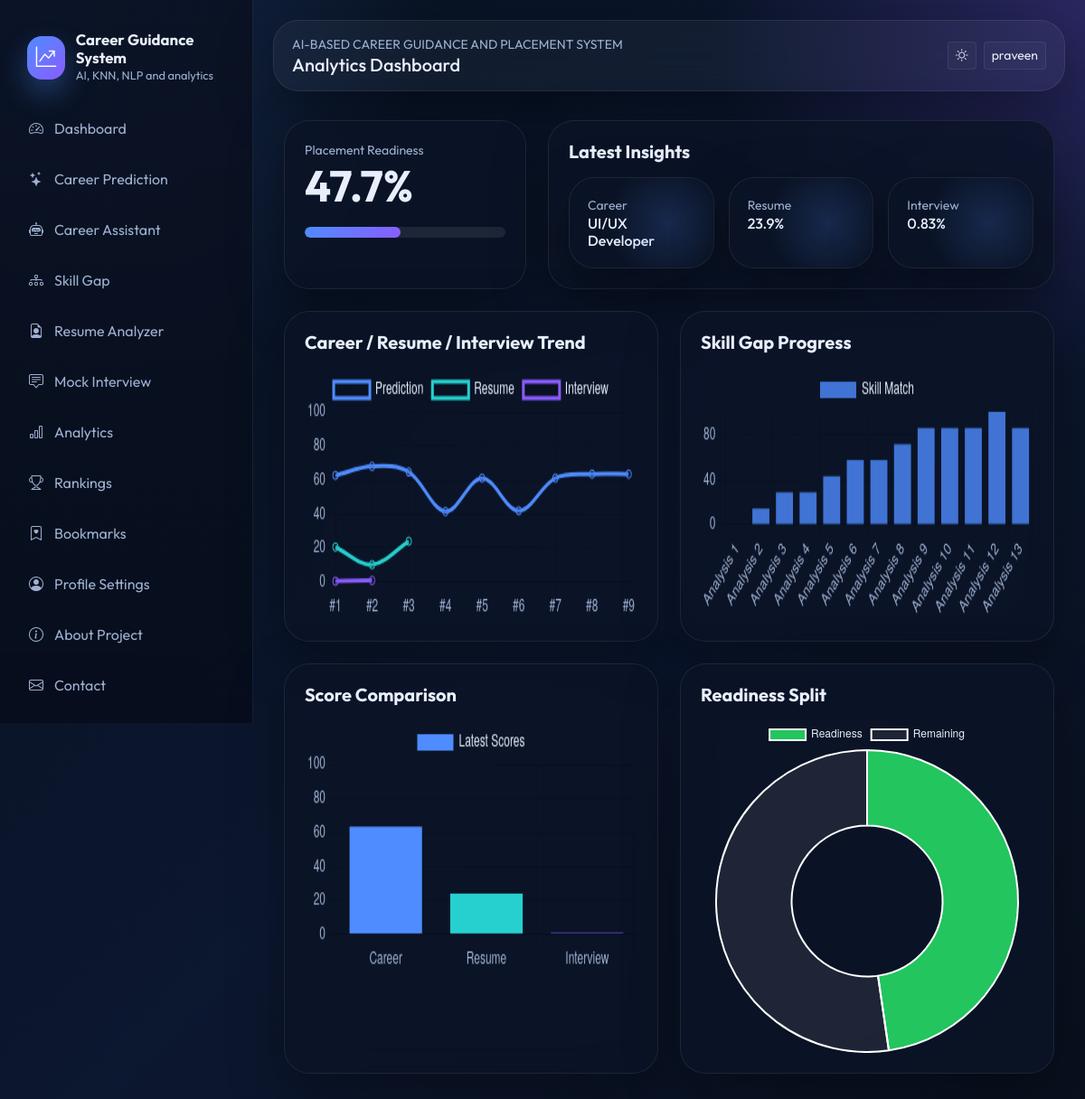
The app's page /analytics (signed in) with its own data.
### models/db_models.py (models this page shows, shortened)
class TimestampMixin:
    created_at = db.Column(db.DateTime, default=datetime.utcnow, nullable=False)
    updated_at = db.Column(db.DateTime, default=datetime.utcnow, onupdate=datetime.utcnow, nullable=False)

class User(UserMixin, TimestampMixin, db.Model):
    __tablename__ = "users"
    id = db.Column(db.Integer, primary_key=True)
    full_name = db.Column(db.String(120), nullable=False)
    email = db.Column(db.String(150), unique=True, nullable=False, index=True)
    password_hash = db.Column(db.String(255), nullable=False)
    role = db.Column(db.String(20), default="student", nullable=False)
    college = db.Column(db.String(150))
    course = db.Column(db.String(120))
    year = db.Column(db.String(20))
    bio = db.Column(db.Text)
    photo = db.Column(db.String(255), default="default-avatar.svg")
    skills_json = db.Column(db.Text)
    is_active = db.Column(db.Boolean, default=True, nullable=False)
    last_login = db.Column(db.DateTime)
    career_predictions = db.relationship("CareerPrediction", backref="user", lazy=True, cascade="all, delete-orphan")
    resumes = db.relationship("Resume", backref="user", lazy=True, cascade="all, delete-orphan")
    interviews = db.relationship("InterviewResult", backref="user", lazy=True, cascade="all, delete-orphan")
    gaps = db.relationship("SkillGapAnalysis", backref="user", lazy=True, cascade="all, delete-orphan")
    bookmarks = db.relationship("CareerBookmark", backref="user", lazy=True, cascade="all, delete-orphan")

class CareerPrediction(TimestampMixin, db.Model):
    __tablename__ = "career_predictions"
    id = db.Column(db.Integer, primary_key=True)
    user_id = db.Column(db.Integer, db.ForeignKey("users.id"), nullable=False)
    input_skills_json = db.Column(db.Text, nullable=False)
    recommended_domain = db.Column(db.String(120), nullable=False)
    top_matches_json = db.Column(db.Text, nullable=False)
    confidence = db.Column(db.Float, default=0)

class Resume(TimestampMixin, db.Model):
    __tablename__ = "resumes"
    id = db.Column(db.Integer, primary_key=True)
    user_id = db.Column(db.Integer, db.ForeignKey("users.id"), nullable=False)
    filename = db.Column(db.String(255), nullable=False)
    file_type = db.Column(db.String(20), nullable=False)
    extracted_text = db.Column(db.Text)
    ats_score = db.Column(db.Float, default=0)
    keyword_matches_json = db.Column(db.Text)
    missing_keywords_json = db.Column(db.Text)
    summary_json = db.Column(db.Text)

class InterviewResult(TimestampMixin, db.Model):
    __tablename__ = "interview_results"
    id = db.Column(db.Integer, primary_key=True)
    user_id = db.Column(db.Integer, db.ForeignKey("users.id"), nullable=False)
    interview_type = db.Column(db.String(40), nullable=False)
    score = db.Column(db.Float, default=0)
    accuracy = db.Column(db.Float, default=0)
    weak_topics_json = db.Column(db.Text)
    responses_json = db.Column(db.Text)
    question_json = db.Column(db.Text)

### routes/student.py (the view)
@student_bp.route("/analytics")
@login_required
def analytics():
    prediction_history = CareerPrediction.query.filter_by(user_id=current_user.id).order_by(CareerPrediction.created_at.asc()).all()
    resume_history = Resume.query.filter_by(user_id=current_user.id).order_by(Resume.created_at.asc()).all()
    interview_history = InterviewResult.query.filter_by(user_id=current_user.id).order_by(InterviewResult.created_at.asc()).all()
    gap_history = SkillGapAnalysis.query.filter_by(user_id=current_user.id).order_by(SkillGapAnalysis.created_at.asc()).all()
    latest_prediction = prediction_history[-1] if prediction_history else None
    latest_resume = resume_history[-1] if resume_history else None
    latest_interview = interview_history[-1] if interview_history else None
    latest_gap = gap_history[-1] if gap_history else None
    readiness = placement_readiness_score(
        latest_prediction.confidence if latest_prediction else 0,
        latest_gap.current_score if latest_gap else 0,
        latest_resume.ats_score if latest_resume else 0,
        latest_interview.score if latest_interview else 0,
    )
    return render_template(
        "student/analytics.html",
        prediction_history=[item.confidence for item in prediction_history],
        resume_history=[item.ats_score for item in resume_history],
        interview_history=[item.score for item in interview_history],
        gap_history=[item.current_score for item in gap_history],
        readiness=readiness,
        latest_prediction=latest_prediction,
        latest_resume=latest_resume,
        latest_interview=latest_interview,
        latest_gap=latest_gap,
    )

### app.py (called while the page is built)
@login_manager.user_loader
def load_user(user_id):
    return User.query.get(int(user_id))

### utils/ml_utils.py (called while the page is built)
def placement_readiness_score(prediction_score: float, skill_score: float, resume_score: float, interview_score: float) -> float:
    return round((prediction_score * 0.25) + (skill_score * 0.3) + (resume_score * 0.25) + (interview_score * 0.2), 2)

### templates/student/analytics.html (shortened to what this page needs)
{% extends "base.html" %}
{% block page_title %}Analytics Dashboard{% endblock %}
{% block content %}
<div class="container py-4">
  <div class="row g-4 mb-4">
    <div class="col-lg-4"><div class="glass-card h-100"><div class="small text-muted">Placement Readiness</div><div class="display-5 fw-bold">{{ readiness }}%</div><div class="progress mt-3"><div class="progress-bar" style="width: {{ readiness }}%"></div></div></div></div>
    <div class="col-lg-8"><div class="glass-card h-100"><h5 class="fw-bold mb-3">Latest Insights</h5><div class="row g-3"><div class="col-md-4"><div class="metric-card h-100"><div class="small text-muted">Career</div><div class="h6 mb-0">{{ latest_prediction.recommended_domain if latest_prediction else 'N/A' }}</div></div></div><div class="col-md-4"><div class="metric-card h-100"><div class="small text-muted">Resume</div><div class="h6 mb-0">{{ latest_resume.ats_score if latest_resume else 0 }}%</div></div></div><div class="col-md-4"><div class="metric-card h-100"><div class="small text-muted">Interview</div><div class="h6 mb-0">{{ latest_interview.score if latest_interview else 0 }}%</div></div></div></div></div></div>
  </div>
  <div class="row g-4">
    <div class="col-lg-6"><div class="glass-card chart-card h-100"><h5 class="fw-bold mb-3">Career / Resume / Interview Trend</h5><canvas id="trendChart"></canvas></div></div>
    <div class="col-lg-6"><div class="glass-card chart-card h-100"><h5 class="fw-bold mb-3">Skill Gap Progress</h5><canvas id="gapChart"></canvas></div></div>
    <div class="col-lg-6"><div class="glass-card chart-card h-100"><h5 class="fw-bold mb-3">Score Comparison</h5><canvas id="barChart"></canvas></div></div>
    <div class="col-lg-6"><div class="glass-card chart-card h-100"><h5 class="fw-bold mb-3">Readiness Split</h5><canvas id="pieChart"></canvas></div></div>
  </div>
</div>
{% endblock %}
{% block scripts %}
<script>
  const predictionHistory = {{ prediction_history | tojson }};
  const resumeHistory = {{ resume_history | tojson }};
  const interviewHistory = {{ interview_history | tojson }};
  const gapHistory = {{ gap_history | tojson }};
  const chartText = getComputedStyle(document.body).getPropertyValue('--text');
  const chartMuted = getComputedStyle(document.body).getPropertyValue('--muted');
  new Chart(document.getElementById('trendChart'), {
    type: 'line',
    data: {
      labels: predictionHistory.map((_, index) => `#${index + 1}`),
      datasets: [
        { label: 'Prediction', data: predictionHistory, borderColor: '#4f8cff', tension: 0.35 },
        { label: 'Resume', data: resumeHistory, borderColor: '#26d0ce', tension: 0.35 },
        { label: 'Interview', data: interviewHistory, borderColor: '#8a5cff', tension: 0.35 }
      ]
    },
    options: { scales: { x: { ticks: { color: chartMuted } }, y: { ticks: { color: chartMuted }, beginAtZero: true, max: 100 } }, plugins: { legend: { labels: { color: chartText } } } }
  });
  new Chart(document.getElementById('gapChart'), {
    type: 'bar',
    data: {
      labels: gapHistory.map((_, index) => `Analysis ${index + 1}`),
      datasets: [{ label: 'Skill Match', data: gapHistory, backgroundColor: 'rgba(79,140,255,0.8)' }]
    },
    options: { scales: { x: { ticks: { color: chartMuted } }, y: { ticks: { color: chartMuted }, beginAtZero: true, max: 100 } }, plugins: { legend: { labels: { color: chartText } } } }
  });
  new Chart(document.getElementById('barChart'), {
    type: 'bar',
    data: {
      labels: ['Career', 'Resume', 'Interview'],
      datasets: [{ label: 'Latest Scores', data: [{{ latest_prediction.confidence if latest_prediction else 0 }}, {{ latest_resume.ats_score if latest_resume else 0 }}, {{ latest_interview.score if latest_interview else 0 }}], backgroundColor: ['#4f8cff', '#26d0ce', '#8a5cff'] }]
    },
    options: { scales: { x: { ticks: { color: chartMuted } }, y: { ticks: { color: chartMuted }, beginAtZero: true, max: 100 } }, plugins: { legend: { labels: { color: chartText } } } }
  });
  new Chart(document.getElementById('pieChart'), {
    type: 'doughnut',
    data: {
      labels: ['Readiness', 'Remaining'],
      datasets: [{ data: [{{ readiness }}, {{ 100 - readiness }}], backgroundColor: ['#22c55e', 'rgba(255,255,255,0.08)'] }]
    },
    options: { plugins: { legend: { labels: { color: chartText } } } }
  });
</script>
{% endblock %}

### templates/base.html (shortened to what this page needs)
<!doctype html>
<html lang="en">
<head>
  <link href="https://cdn.jsdelivr.net/npm/bootstrap@5.3.3/dist/css/bootstrap.min.css" rel="stylesheet">
  <link href="https://cdn.jsdelivr.net/npm/bootstrap-icons@1.11.3/font/bootstrap-icons.min.css" rel="stylesheet">
  <link rel="stylesheet" href="{{ url_for('static', filename='css/style.css') }}">
</head>
<body class="{% if current_user.is_authenticated %}app-shell{% else %}public-shell{% endif %}">
  {% if current_user.is_authenticated %}
  <aside class="sidebar d-none d-lg-block">
    <div class="brand">
      <div class="brand-mark"><i class="bi bi-graph-up-arrow"></i></div>
      <div>
        <div class="brand-title">Career Guidance System</div>
        <div class="brand-subtitle">AI, KNN, NLP and analytics</div>
      </div>
    </div>
    <div class="nav flex-column nav-pills">
      <a class="nav-link sidebar-link" href="{{ url_for('student.dashboard') }}"><i class="bi bi-speedometer2"></i>Dashboard</a>
      <a class="nav-link sidebar-link" href="{{ url_for('student.career_prediction') }}"><i class="bi bi-stars"></i>Career Prediction</a>
      <a class="nav-link sidebar-link" href="{{ url_for('student.career_assistant') }}"><i class="bi bi-robot"></i>Career Assistant</a>
      <a class="nav-link sidebar-link" href="{{ url_for('student.skill_gap') }}"><i class="bi bi-diagram-3"></i>Skill Gap</a>
      <a class="nav-link sidebar-link" href="{{ url_for('student.resume_analyzer') }}"><i class="bi bi-file-earmark-person"></i>Resume Analyzer</a>
      <a class="nav-link sidebar-link" href="{{ url_for('student.mock_interview') }}"><i class="bi bi-chat-square-text"></i>Mock Interview</a>
      <a class="nav-link sidebar-link" href="{{ url_for('student.analytics') }}"><i class="bi bi-bar-chart"></i>Analytics</a>
      <a class="nav-link sidebar-link" href="{{ url_for('student.rankings') }}"><i class="bi bi-trophy"></i>Rankings</a>
      <a class="nav-link sidebar-link" href="{{ url_for('student.bookmarks') }}"><i class="bi bi-bookmark-heart"></i>Bookmarks</a>
      <a class="nav-link sidebar-link" href="{{ url_for('auth.profile') }}"><i class="bi bi-person-circle"></i>Profile Settings</a>
      <a class="nav-link sidebar-link" href="{{ url_for('main.about') }}"><i class="bi bi-info-circle"></i>About Project</a>
      <a class="nav-link sidebar-link" href="{{ url_for('main.contact') }}"><i class="bi bi-envelope"></i>Contact</a>
      <a class="nav-link sidebar-link" href="{{ url_for('auth.logout') }}">Logout</a>
    </div>
  </aside>
  {% endif %}
  <main class="main-content">
    <div class="topbar mb-4 d-flex flex-wrap align-items-center justify-content-between gap-3">
      <div>
        <div class="small text-uppercase text-muted">AI-Based Career Guidance and Placement System</div>
        <h5 class="mb-0">{% block page_title %}Dashboard{% endblock %}</h5>
      </div>
      <div class="d-flex align-items-center gap-2">
        <button class="btn btn-outline-soft btn-sm" type="button" data-theme-toggle><i class="bi bi-brightness-high"></i></button>
        {% if current_user.is_authenticated %}
        <a href="{{ url_for('auth.profile') }}" class="btn btn-outline-soft btn-sm">{{ current_user.full_name }}</a>
        {% else %}
        <a href="{{ url_for('auth.login') }}" class="btn btn-outline-soft btn-sm">Login</a>
        <a href="{{ url_for('auth.register') }}" class="btn btn-primary-gradient btn-sm">Register</a>
        {% endif %}
      </div>
    </div>
    <div class="toast-container position-fixed top-0 end-0 p-3">
    </div>
    {% block content %}{% endblock %}
  </main>
  {% block scripts %}{% endblock %}
</body>
</html>

### records on screen
User: full_name "praveen"
CareerPrediction: recommended_domain "UI/UX Developer"
Resume: ats_score "23.9"
InterviewResult: score "0.83"

### other values on screen
{{ readiness }} "47.7"
chart data {{ prediction_history | tojson }} [62.65, 67.96, 64.65, 41.38, 61.06, 41.8, 61.06, 63.4, 63.4]
chart data {{ resume_history | tojson }} [20.49, 10.1, 23.9]
chart data {{ interview_history | tojson }} [0.42, 0.83]
chart data {{ gap_history | tojson }} [0.0, 14.29, 28.57, 28.57, 42.86, 57.14, 57.14, 71.43, 85.71, 85.71, 85.71, 100.0, 85.71]
